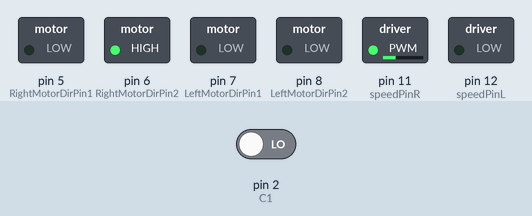
The sketch below on a simulated Arduino Mega 2560, built with avr-gcc and run on an emulated ATmega2560. On the bench: switched loads named in the sketch (green lamp = pin HIGH). The inputs (shaded band) are chosen by the test bench; at power-on: pin 2 (C1) LOW.

Above: at 0.1 s.
Timing chart, 0 to 1.6 s (numbered marks = the images above):
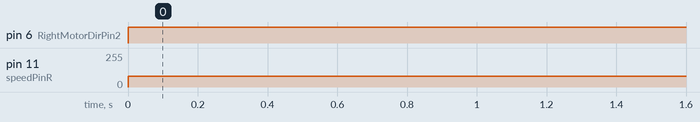

Measured:
- by itself, pin 6 (RightMotorDirPin2): LOW → HIGH at 0.00 s
- by itself, pin 11 (speedPinR): 0/255 → 80/255 at 0.00 s

The sketch:

upravljanje_encodera.ino
```cpp
// (licence header left out)
const int pulsesPerRevolution = 151;  // broj impulsa po punom okretaju

#define SPEED 80
#define TURN_SPEED 100
#define speedPinR 11   //  Front Wheel PWM pin connect Right MODEL-X ENA
#define RightMotorDirPin1  5    //Front Right)) Motor direction pin 1 to Right MODEL-X IN1  (K1)
#define RightMotorDirPin2  6   //Front Right)) Motor direction pin 2 to Right MODEL-X IN2   (K1)
#define LeftMotorDirPin1  7    //Front Left)) Motor direction pin 1 to Right MODEL-X IN3 (K3)
#define LeftMotorDirPin2  8   //Front Left)) Motor direction pin 2 to Right MODEL-X IN4 (K3)
#define C1 2    // žuta žica na encoderu –> A signal (interrupt)
#define C2 53   // zelena žica na encoderu –> B signal
#define speedPinL 12   //  Front Wheel PWM pin connect Right MODEL-X ENB

  //OVO JE ZA DRUGI MOTOR
#define speedPinRB 1   //  Rear Wheel PWM pin connect Left MODEL-X ENA
#define RightMotorDirPin1B  5    //Rear Right Motor direction pin 1 to Left  MODEL-X IN1 ( K1)
#define RightMotorDirPin2B 6    //Rear Right Motor direction pin 2 to Left  MODEL-X IN2 ( K1)
#define LeftMotorDirPin1B 7    //Rear Left Motor direction pin 1 to Left  MODEL-X IN3  (K3)
#define LeftMotorDirPin2B 8  //Rear Left Motor direction pin 2 to Left  MODEL-X IN4 (K3)
#define speedPinLB 12    //  Rear Wheel PWM pin connect Left MODEL-X ENB

volatile long pos = 0;


void readEncoder() {
  if (digitalRead(C2) == HIGH)
    pos++;
  else
    pos--;
}

/*motor control*/
void go_advance(int speed, float turns) {
  pos = 0;  // reset pozicije
  long targetPulses = turns * pulsesPerRevolution;

  FR_fwd(speed);

  while (abs(pos) < targetPulses) {
    long remaining = targetPulses - abs(pos);
    if (remaining < 10) {
      FR_fwd(speed / 2); // usporavanje pred kraj
    }
    delay(1);
  }

  stop_Stop();
}

void go_back(int speed, float turns) {
  pos = 0;  // reset pozicije
  long targetPulses = turns * pulsesPerRevolution;

  FR_bck(speed);

  while (abs(pos) < targetPulses) {
    long remaining = targetPulses - abs(pos);
    if (remaining < 10) {
      FR_bck(speed / 2); // usporavanje pred kraj
    }
    delay(1);
  }

  stop_Stop();
}

void right_shift(int speed_fl_fwd,int speed_rl_bck ,int speed_rr_fwd,int speed_fr_bck) {
  FL_fwd(speed_fl_fwd);
  RL_bck(speed_rl_bck);
  RR_fwd(speed_rr_fwd);
  FR_bck(speed_fr_bck);
}

void left_shift(int speed_fl_bck,int speed_rl_fwd ,int speed_rr_bck,int speed_fr_fwd){
   FL_bck(speed_fl_bck);
   RL_fwd(speed_rl_fwd);
   RR_bck(speed_rr_bck);
   FR_fwd(speed_fr_fwd);
}

void left_turn(int speed){
   RL_bck(0);
   RR_fwd(speed);
   FR_fwd(speed);
   FL_bck(0);
}
void right_turn(int speed){
   RL_fwd(speed);
   RR_bck(0);
   FR_bck(0);
   FL_fwd(speed);
}
void left_back(int speed){
   RL_fwd(0);
   RR_bck(speed);
   FR_bck(speed);
   FL_fwd(0);
}
void right_back(int speed){
   RL_bck(speed);
   RR_fwd(0);
   FR_fwd(0);
   FL_bck(speed);
}
void clockwise(int speed){
   RL_fwd(speed);
   RR_bck(speed);
   FR_bck(speed);
   FL_fwd(speed);
}
void countclockwise(int speed){
   RL_bck(speed);
   RR_fwd(speed);
   FR_fwd(speed);
   FL_bck(speed);
}


void FR_fwd(int speed)  //front-right wheel forward turn
{
  digitalWrite(RightMotorDirPin1,LOW);
  digitalWrite(RightMotorDirPin2,HIGH);
  analogWrite(speedPinR,speed);
}
void FR_bck(int speed) // front-right wheel backward turn
{
  digitalWrite(RightMotorDirPin1,HIGH);
  digitalWrite(RightMotorDirPin2,LOW);
  analogWrite(speedPinR,speed);
}
void FL_fwd(int speed) // front-left wheel forward turn
{
  digitalWrite(LeftMotorDirPin1,LOW);
  digitalWrite(LeftMotorDirPin2,HIGH);
  analogWrite(speedPinL,speed);
}
void FL_bck(int speed) // front-left wheel backward turn
{
  digitalWrite(LeftMotorDirPin1,HIGH);
  digitalWrite(LeftMotorDirPin2,LOW);
  analogWrite(speedPinL,speed);
}

void RR_fwd(int speed)  //rear-right wheel forward turn
{
  digitalWrite(RightMotorDirPin1B, LOW);
  digitalWrite(RightMotorDirPin2B,HIGH);
  analogWrite(speedPinRB,speed);
}
void RR_bck(int speed)  //rear-right wheel backward turn
{
  digitalWrite(RightMotorDirPin1B, HIGH);
  digitalWrite(RightMotorDirPin2B,LOW);
  analogWrite(speedPinRB,speed);
}
void RL_fwd(int speed)  //rear-left wheel forward turn
{
  digitalWrite(LeftMotorDirPin1B,LOW);
  digitalWrite(LeftMotorDirPin2B,HIGH);
  analogWrite(speedPinLB,speed);
}
void RL_bck(int speed)    //rear-left wheel backward turn
{
  digitalWrite(LeftMotorDirPin1B,HIGH);
  digitalWrite(LeftMotorDirPin2B,LOW);
  analogWrite(speedPinLB,speed);
}

void stop_Stop()    //Stop
{
  analogWrite(speedPinLB,0);
  analogWrite(speedPinRB,0);
  analogWrite(speedPinL,0);
  analogWrite(speedPinR,0);
}


//Pins initialize
void init_GPIO()
{
  pinMode(C1, INPUT);
  pinMode(C2, INPUT);

  pinMode(RightMotorDirPin1, OUTPUT);
  pinMode(RightMotorDirPin2, OUTPUT);
  pinMode(speedPinL, OUTPUT);

  pinMode(LeftMotorDirPin1, OUTPUT);
  pinMode(LeftMotorDirPin2, OUTPUT);
  pinMode(speedPinR, OUTPUT);
  pinMode(RightMotorDirPin1B, OUTPUT);
  pinMode(RightMotorDirPin2B, OUTPUT);
  pinMode(speedPinLB, OUTPUT);

  pinMode(LeftMotorDirPin1B, OUTPUT);
  pinMode(LeftMotorDirPin2B, OUTPUT);
  pinMode(speedPinRB, OUTPUT);

  stop_Stop();
}

void setup()
{
  Serial.begin(9600);
  init_GPIO();
  attachInterrupt(digitalPinToInterrupt(C1), readEncoder, RISING);

pos = 0;
go_advance(SPEED, 4);
     delay(1000);

go_back(SPEED, 5);
      delay(1000);

/*
left_turn(TURN_SPEED);
      delay(1000);
      stop_Stop();
      delay(1000);

right_turn(TURN_SPEED);
     delay(1000);
     stop_Stop();
     delay(1000);

right_shift(200,200,200,200); //right shift
     delay(1000);
     stop_Stop();
     delay(1000);

left_shift(200,200,200,200); //left shift
     delay(1000);
     stop_Stop();
     delay(1000);

left_shift(200,0,200,0); //left diagonal back
     delay(1000);
     stop_Stop();
	 delay(1000);

right_shift(200,0,200,0); //right diagonal ahead
     delay(1000);
     stop_Stop();
	 delay(1000);

left_shift(0,200,0,200); //left diagonal ahead
     delay(1000);
     stop_Stop();
     delay(1000);

right_shift(0,200,0,200); //right diagonal back
     delay(1000);
     stop_Stop();
	 delay(1000);
*/
}

void loop(){
}
```
